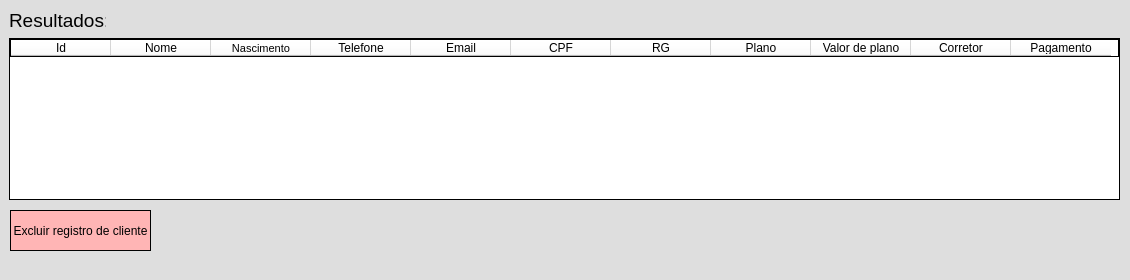
<?xml version="1.0" encoding="UTF-8"?>
<ui version="4.0">
 <class>MainWindow</class>
 <widget class="QMainWindow" name="MainWindow">
  <property name="geometry">
   <rect>
    <x>0</x>
    <y>0</y>
    <width>1130</width>
    <height>280</height>
   </rect>
  </property>
  <property name="sizePolicy">
   <sizepolicy hsizetype="Fixed" vsizetype="Fixed">
    <horstretch>0</horstretch>
    <verstretch>0</verstretch>
   </sizepolicy>
  </property>
  <property name="minimumSize">
   <size>
    <width>1130</width>
    <height>280</height>
   </size>
  </property>
  <property name="maximumSize">
   <size>
    <width>1130</width>
    <height>280</height>
   </size>
  </property>
  <property name="windowTitle">
   <string>Resultados</string>
  </property>
  <property name="styleSheet">
   <string notr="true">background-color: rgb(222, 222, 222);</string>
  </property>
  <widget class="QWidget" name="centralwidget">
   <widget class="QLabel" name="resultado_pesquisa">
    <property name="geometry">
     <rect>
      <x>9</x>
      <y>9</y>
      <width>97</width>
      <height>23</height>
     </rect>
    </property>
    <property name="font">
     <font>
      <pointsize>14</pointsize>
     </font>
    </property>
    <property name="text">
     <string>Resultados:</string>
    </property>
   </widget>
   <widget class="QTableWidget" name="lista_resultados">
    <property name="geometry">
     <rect>
      <x>9</x>
      <y>38</y>
      <width>1111</width>
      <height>162</height>
     </rect>
    </property>
    <property name="layoutDirection">
     <enum>Qt::LeftToRight</enum>
    </property>
    <property name="styleSheet">
     <string notr="true">border: 1px solid rgb(0,0,0);
background-color: white;</string>
    </property>
    <property name="frameShape">
     <enum>QFrame::NoFrame</enum>
    </property>
    <property name="frameShadow">
     <enum>QFrame::Plain</enum>
    </property>
    <property name="sizeAdjustPolicy">
     <enum>QAbstractScrollArea::AdjustToContents</enum>
    </property>
    <property name="showGrid">
     <bool>false</bool>
    </property>
    <property name="gridStyle">
     <enum>Qt::NoPen</enum>
    </property>
    <property name="wordWrap">
     <bool>false</bool>
    </property>
    <attribute name="horizontalHeaderVisible">
     <bool>true</bool>
    </attribute>
    <attribute name="horizontalHeaderCascadingSectionResizes">
     <bool>true</bool>
    </attribute>
    <attribute name="horizontalHeaderMinimumSectionSize">
     <number>100</number>
    </attribute>
    <attribute name="verticalHeaderVisible">
     <bool>false</bool>
    </attribute>
    <attribute name="verticalHeaderMinimumSectionSize">
     <number>50</number>
    </attribute>
    <attribute name="verticalHeaderHighlightSections">
     <bool>false</bool>
    </attribute>
    <column>
     <property name="text">
      <string>Id</string>
     </property>
    </column>
    <column>
     <property name="text">
      <string>Nome</string>
     </property>
    </column>
    <column>
     <property name="text">
      <string>Nascimento</string>
     </property>
     <property name="font">
      <font>
       <pointsize>8</pointsize>
      </font>
     </property>
     <property name="textAlignment">
      <set>AlignCenter</set>
     </property>
    </column>
    <column>
     <property name="text">
      <string>Telefone</string>
     </property>
    </column>
    <column>
     <property name="text">
      <string>Email</string>
     </property>
    </column>
    <column>
     <property name="text">
      <string>CPF</string>
     </property>
    </column>
    <column>
     <property name="text">
      <string>RG</string>
     </property>
    </column>
    <column>
     <property name="text">
      <string>Plano</string>
     </property>
    </column>
    <column>
     <property name="text">
      <string>Valor de plano</string>
     </property>
    </column>
    <column>
     <property name="text">
      <string>Corretor</string>
     </property>
    </column>
    <column>
     <property name="text">
      <string>Pagamento</string>
     </property>
    </column>
   </widget>
   <widget class="QPushButton" name="excluir">
    <property name="geometry">
     <rect>
      <x>10</x>
      <y>210</y>
      <width>141</width>
      <height>41</height>
     </rect>
    </property>
    <property name="styleSheet">
     <string notr="true">border: 1px solid rgb(0,0,0);
background-color: rgb(255, 181, 181);</string>
    </property>
    <property name="text">
     <string>Excluir registro de cliente</string>
    </property>
   </widget>
  </widget>
  <widget class="QStatusBar" name="statusbar"/>
 </widget>
 <resources/>
 <connections/>
</ui>
